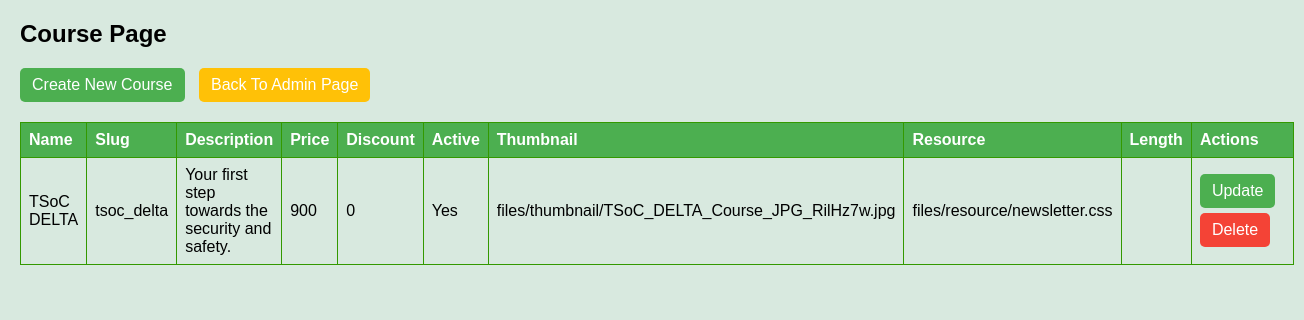
The page /coursepage/ on the database its author committed.
### tango/models.py (models this page shows, shortened)
class Course(models.Model):
    name = models.CharField(max_length=40,null=True)
    slug = models.CharField(max_length=40,null=True)
    description = models.CharField(max_length=300,null=True)
    price = models.IntegerField(null=True)
    discount = models.IntegerField(null=True,default=0)
    active = models.BooleanField(default=False)
    thumbnail = models.ImageField(upload_to='files/thumbnail/')
    date = models.DateTimeField(auto_now_add=True)
    resource = models.FileField(upload_to='files/resource/')
    time_to_complete = models.CharField(max_length=50,null=True)
    numbers_of_chapter = models.IntegerField(null=True)
    requirement_to_complete = models.CharField(max_length=100,null=True)
    language = models.CharField(max_length=100,null=True)

### tango/views.py (the view)
# urls.py: path('coursepage/',views.CoursePage,name='coursepage'),
def CoursePage(request):
    form = Course.objects.all()
    context = {'courses':form}
    return render(request,'tango/admin/coursepage.html',context)

### tango/templates/tango/admin/coursepage.html (shortened to what this page needs)
<!DOCTYPE html>
<html lang="en">
<head>
</head>
<body>
    <div class="actions">
        <h2>Course Page</h2>
        <a href="{% url 'createcoursepage' %}" class="up">Create New Course</a>
        <a href="{% url 'adminpage' %}" class="war">Back To Admin Page</a>
    </div>
    <table>
        <thead>
            <tr>
                <th>Name</th>
                <th>Slug</th>
                <th>Description</th>
                <th>Price</th>
                <th>Discount</th>
                <th>Active</th>
                <th>Thumbnail</th>
                <th>Resource</th>
                <th>Length</th>
                <th>Actions</th>
            </tr>
        </thead>
        <tbody>
            {% for course in courses %}
                <tr>
                    <td>{{ course.name }}</td>
                    <td>{{ course.slug }}</td>
                    <td>{{ course.description }}</td>
                    <td>{{ course.price }}</td>
                    <td>{{ course.discount }}</td>
                    <td>{% if course.active %}Yes{% else %}No{% endif %}</td>
                    <td>{{ course.thumbnail }}</td>
                    <td>{{ course.resource }}</td>
                    <td>{{ course.length }}</td>
                    <td>
                        <a href="{% url 'updatecoursepage' course.id %}" class="up">Update</a>
                        <a href="{% url 'deletecoursepage' course.id %}" class="del">Delete</a>
                    </td>
                </tr>
            {% endfor %}
        </tbody>
    </table>
</body>
</html>

### tango/templates/tango/admin/coursepage.html (style rules this page uses)
body { font-family: Arial, sans-serif; background-color: #d8e9df; margin: 20px; }
table { width: 100%; border-collapse: collapse; margin-top: 20px; }
th, td { border: 1px solid #339900; padding: 8px; text-align: left; }
th { background-color: #4caf50; color: white; }
.up, .del, .war { display: inline-block; padding: 8px 12px; text-decoration: none; border-radius: 5px; margin-right: 10px; }
.up { background-color: #4caf50; color: #fff; }
.war { background-color : #ffc107; color: #fff; }
.del { margin-top: 5px; background-color: #f44336; color: #fff; }

### rows shown on the page
Course: name "TSoC DELTA", slug "tsoc_delta", description "Your first step towards the security and safety.", price "900", discount "0", active "Yes", thumbnail "files/thumbnail/TSoC_DELTA_Course_JPG_RilHz7w.jpg", resource "files/resource/newsletter.css"
